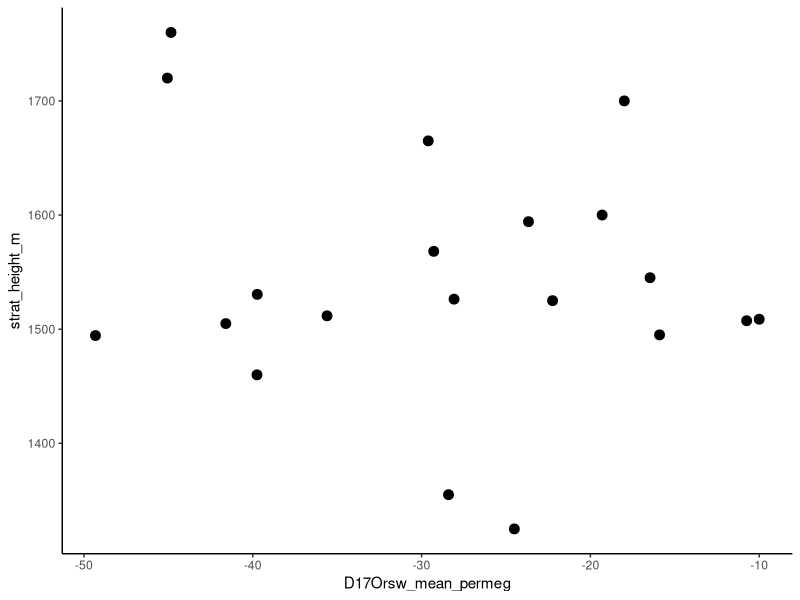
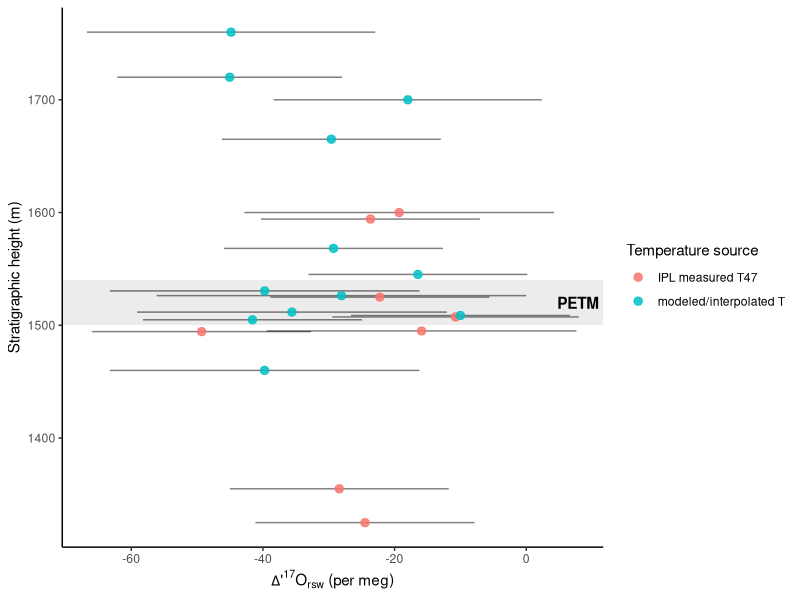
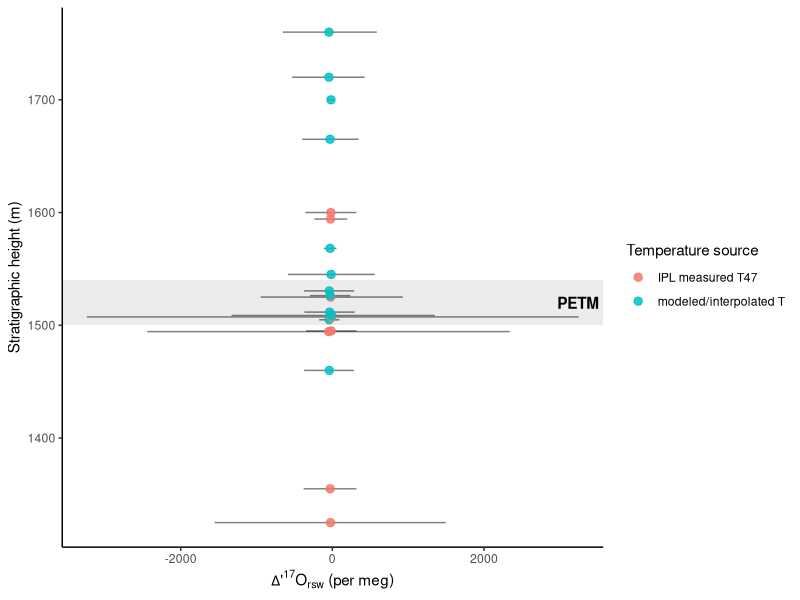

Here is the R script that generated these plots, in order:
# 05_soilwater_D17O_reconstructions.R
# Purpose: Probabilistically reconstruct soil-water D17O from carbonate
#          triple oxygen isotope data and reconstructed temperature.

# ---- Load packages ----
library(tidyverse)
library(here)

# ---- Settings ----
n_mc <- 10000
set.seed(123)

theta_carb <- 0.5250
lambda_ref <- 0.528

# ---- Load d18O soil-water reconstruction output ----
BHB_d18Ow_recon <- read_csv(
  here("data", "processed", "BHB_d18Ow_reconstruction.csv")
)

# ---- Keep horizons with IPL D17O carbonate data ----
BHB_D17O_inputs <- BHB_d18Ow_recon %>%
  filter(
    !is.na(IPL17O_mean_Dp17Ocarb),
    !is.na(IPL17O_mean_d17Ocarb),
    !is.na(IPL17O_mean_d18Ocarb),
    !is.na(T_recon_C),
    !is.na(T_recon_se_C)
  ) %>%
  mutate(
    D17Ocarb_se_used_permeg = case_when(
      !is.na(IPL17O_se_Dp17Ocarb_adj) & IPL17O_se_Dp17Ocarb_adj > 0 ~ IPL17O_se_Dp17Ocarb_adj,
      !is.na(IPL17O_se_Dp17Ocarb) & IPL17O_se_Dp17Ocarb > 0 ~ IPL17O_se_Dp17Ocarb,
      TRUE ~ 12
    ),
    
    d17Ocarb_se_used = case_when(
      !is.na(IPL17O_se_dp17Ocarb) & IPL17O_se_dp17Ocarb > 0 ~ IPL17O_se_dp17Ocarb,
      TRUE ~ 0.15
    ),
    
    d18Ocarb_se_used = case_when(
      !is.na(IPL17O_se_dp18Ocarb) & IPL17O_se_dp18Ocarb > 0 ~ IPL17O_se_dp18Ocarb,
      TRUE ~ 0.15
    )
  )

# ---- Calcite-water fractionation ----
calcite_water_alpha18 <- function(T_C) {
  T_K <- T_C + 273.15
  exp((18.03 * (1000 / T_K) - 32.42) / 1000)
}

# ---- Reconstruct D17Owater from carbonate d17O, d18O, and T ----
compute_D17Owater <- function(d17O_carb, d18O_carb, T_C,
                              theta = theta_carb,
                              lambda = lambda_ref) {
  
  alpha18 <- calcite_water_alpha18(T_C)
  alpha17 <- exp(theta * log(alpha18))
  
  d17O_water <- ((1000 + d17O_carb) / alpha17) - 1000
  d18O_water <- ((1000 + d18O_carb) / alpha18) - 1000
  
  dp17O_water <- 1000 * log1p(d17O_water / 1000)
  dp18O_water <- 1000 * log1p(d18O_water / 1000)
  
  D17O_water_permeg <- (dp17O_water - lambda * dp18O_water) * 1000
  
  return(D17O_water_permeg)
}

# ---- Monte Carlo reconstruction for one horizon ----
mc_D17Owater_one <- function(d17O_mean, d17O_se,
                             d18O_mean, d18O_se,
                             T_mean, T_se,
                             n = 10000) {
  
  d17O_sim <- rnorm(n, mean = d17O_mean, sd = d17O_se)
  d18O_sim <- rnorm(n, mean = d18O_mean, sd = d18O_se)
  T_sim    <- rnorm(n, mean = T_mean, sd = T_se)
  
  D17Owater_sim <- compute_D17Owater(
    d17O_carb = d17O_sim,
    d18O_carb = d18O_sim,
    T_C = T_sim
  )
  
  tibble(
    D17Orsw_mean_permeg = mean(D17Owater_sim, na.rm = TRUE),
    D17Orsw_median_permeg = median(D17Owater_sim, na.rm = TRUE),
    D17Orsw_sd_permeg = sd(D17Owater_sim, na.rm = TRUE),
    D17Orsw_lower95_permeg = quantile(D17Owater_sim, 0.025, na.rm = TRUE),
    D17Orsw_upper95_permeg = quantile(D17Owater_sim, 0.975, na.rm = TRUE)
  )
}

# ---- Run Monte Carlo reconstruction ----
BHB_D17Orsw_recon <- BHB_D17O_inputs %>%
  mutate(
    mc = pmap(
      list(
        IPL17O_mean_d17Ocarb,
        d17Ocarb_se_used,
        IPL17O_mean_d18Ocarb,
        d18Ocarb_se_used,
        T_recon_C,
        T_recon_se_C
      ),
      ~ mc_D17Owater_one(
        d17O_mean = ..1,
        d17O_se = ..2,
        d18O_mean = ..3,
        d18O_se = ..4,
        T_mean = ..5,
        T_se = ..6,
        n = n_mc
      )
    )
  ) %>%
  unnest(mc)

# ---- Quick QC ----
BHB_D17Orsw_recon %>%
  summarise(
    n_horizons = n(),
    min_D17Orsw = min(D17Orsw_mean_permeg, na.rm = TRUE),
    max_D17Orsw = max(D17Orsw_mean_permeg, na.rm = TRUE),
    mean_D17Orsw = mean(D17Orsw_mean_permeg, na.rm = TRUE)
  )

# ---- Stratigraphic plot ----

ggplot(
  BHB_D17Orsw_recon,
  aes(
    x = D17Orsw_mean_permeg,
    y = strat_height_m
  )
) +
  geom_point(size = 3) +
  theme_classic()

ggplot(
  BHB_D17Orsw_recon,
  aes(x = D17Orsw_mean_permeg, y = strat_height_m)
) +
  annotate(
    "rect",
    xmin = -Inf,
    xmax = Inf,
    ymin = 1500,
    ymax = 1540,
    fill = "grey70",
    alpha = 0.25
  ) +
  geom_errorbarh(
    aes(
      xmin = D17Orsw_mean_permeg - 1.96 * IPL17O_se_Dp17Ocarb_adj,
      xmax = D17Orsw_mean_permeg + 1.96 * IPL17O_se_Dp17Ocarb_adj
    ),
    height = 0,
    alpha = 0.5
  ) +
  geom_point(
    aes(color = T_recon_source),
    size = 2.5,
    alpha = 0.85
  ) +
  annotate(
    "text",
    x = Inf,
    y = 1520,
    label = "PETM",
    hjust = 1.1,
    fontface = "bold"
  ) +
  scale_y_continuous(
    breaks = seq(500, 1800, by = 100)
  ) +
  labs(
    x = expression(Delta*"'"^17 * O[rsw] ~ "(per meg)"),
    y = "Stratigraphic height (m)",
    color = "Temperature source"
  ) +
  theme_classic()

ggplot(
  BHB_D17Orsw_recon,
  aes(x = D17Orsw_mean_permeg, y = strat_height_m)
) +
  annotate(
    "rect",
    xmin = -Inf,
    xmax = Inf,
    ymin = 1500,
    ymax = 1540,
    fill = "grey70",
    alpha = 0.25
  ) +
  geom_errorbarh(
    aes(
      xmin = D17Orsw_lower95_permeg,
      xmax = D17Orsw_upper95_permeg
    ),
    height = 0,
    alpha = 0.5
  ) +
  geom_point(
    aes(color = T_recon_source),
    size = 2.5,
    alpha = 0.85
  ) +
  annotate(
    "text",
    x = Inf,
    y = 1520,
    label = "PETM",
    hjust = 1.1,
    fontface = "bold"
  ) +
  scale_y_continuous(
    breaks = seq(500, 1700, by = 100)
  ) +
  labs(
    x = expression(Delta*"'"^17 * O[rsw] ~ "(per meg)"),
    y = "Stratigraphic height (m)",
    color = "Temperature source"
  ) +
  theme_classic()

# ---- Save outputs ----
write_csv(
  BHB_D17O_inputs,
  here("data", "processed", "BHB_D17O_soilwater_inputs.csv")
)

write_csv(
  BHB_D17Orsw_recon,
  here("data", "processed", "BHB_D17Orsw_reconstruction.csv")
)
